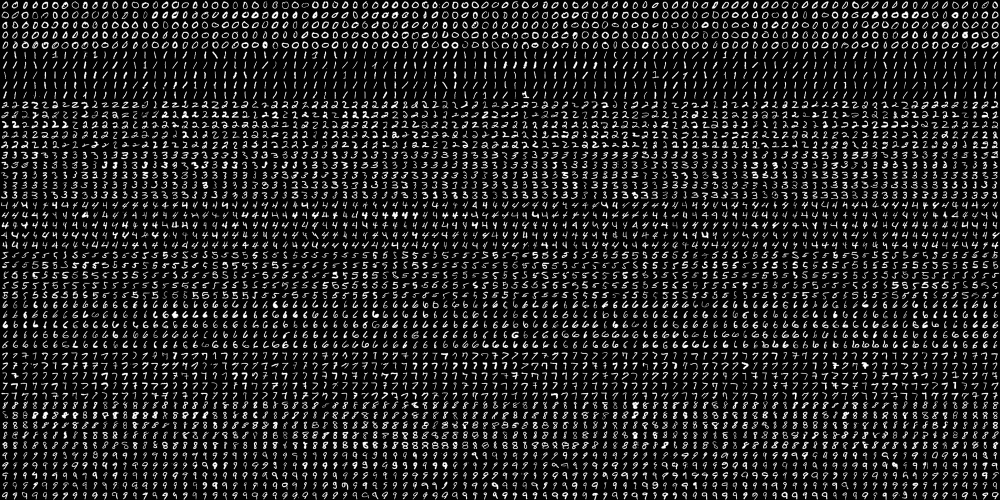
#> input picture digits.png, 2000 x 1000 px (shown at 1/2 size)
$ python test01.py
#> lines starting #> are read from the running program, lines starting #| are printed output that depends on the picture; after the words box and inside, x2 and y2 are one past the last pixel; in counts of white or black regions, pixels touching at a corner belong together
import cv2
import numpy as np

img = cv2.imread('digits.png',0)
#> img is the input picture: shape (1000, 2000); min 0, max 255, mean 33.8
cells = [np.hsplit(row,100) for row in np.vsplit(img,50)]
#> cells = 50 items

x = np.array(cells)
train = x[:,:50].reshape(-1,400).astype(np.float32)
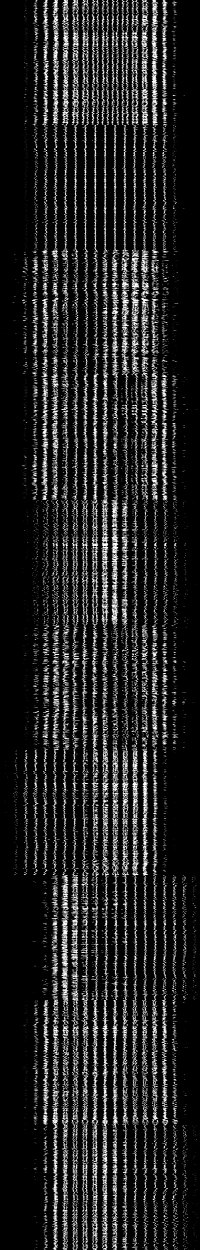
#> train: shape (2500, 400) float32 (shown at 1/2 size); min 0, max 255, mean 33.8
k= np.arange(10)
train_labels = np.repeat(k, 250)[:,np.newaxis]
knn = cv2.ml.KNearest_create()
knn.train(train, 0 ,train_labels)

im= cv2.imread('test02.png')
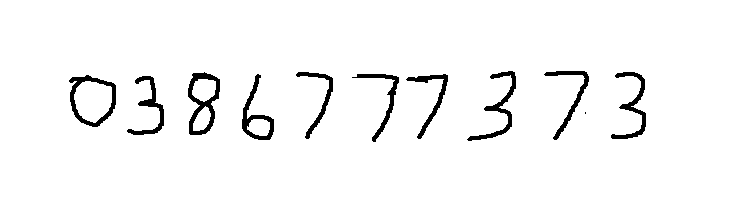
#> input picture test02.png, 749 x 220 px
#> im is the input picture: shape (220, 749, 3); 96.6% white; 11 black regions (1 under 20 px), largest, box (x1, y1, x2, y2) and area: (188, 72, 220, 135) 750, (69, 75, 116, 127) 654, (467, 71, 516, 141) 634
im_gray = cv2.cvtColor(im, cv2.COLOR_BGR2GRAY)
im_gray = cv2.GaussianBlur(im_gray, (5, 5), 0)
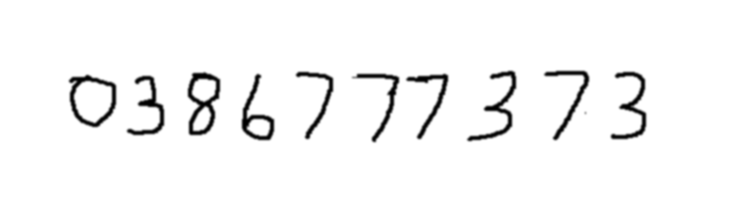
#> im_gray: shape (220, 749); min 0, max 255, mean 246.3
ret, im_th = cv2.threshold(im_gray, 90, 255, cv2.THRESH_BINARY_INV)
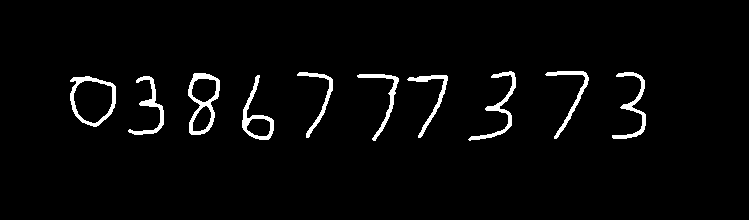
#> im_th: shape (220, 749); 3% white; 10 white regions
ctrs, hier = cv2.findContours(im_th.copy(), cv2.RETR_EXTERNAL, cv2.CHAIN_APPROX_SIMPLE)
#> ctrs = 10 contours; largest, box (x1, y1, x2, y2) and area: (70, 76, 116, 127) 1744, (188, 73, 220, 135) 1340, (242, 75, 274, 140) 740, (468, 71, 516, 141) 426, (612, 72, 646, 139) 392
rects = [cv2.boundingRect(ctr) for ctr in ctrs]
#> rects = [(128, 76, 36, 59), (70, 76, 46, 51), (407, 75, 41, 63), (242, 75, 32, 65), (357, 74, 42, 67), (188, 73, 32, 62), (612, 72, 34, 67), (297, 72, 36, 66), (545, 71, 44, 68), (468, 71, 48, 70)]
for rect in rects:

    cv2.rectangle(im, (rect[0], rect[1]), (rect[0] + rect[2], rect[1] + rect[3]), (0, 255, 0), 3)
    leng = int(rect[3] * 1.6)
    pt1 = int(rect[1] + rect[3] // 2 - leng // 2)
    pt2 = int(rect[0] + rect[2] // 2 - leng // 2)
    roi = im_th[pt1:pt1+leng, pt2:pt2+leng]
    roi = cv2.resize(roi, (20, 20), interpolation=cv2.INTER_AREA)
    roi = cv2.dilate(roi, (3, 3))
    x2 = np.array(roi)
    test2 = x2.reshape(-1,400).astype(np.float32)
    k1,k2,k3,k4 = knn.findNearest(test2,5)
    cv2.putText(im, str(int(k1)), (rect[0], rect[1]),cv2.FONT_HERSHEY_DUPLEX, 2, (0, 250, 255), 2)
#> this loop made 10 passes
#> (rect, leng, pt1, pt2, k1, k2, k3, k4) on passes 1 to 6: ((128, 76, 36, 59), 94, 58, 99, 3, [3], [[3, 3, 3, 3, 3]], [[1683825, 1702987, 1744445, 1765118, 1777826]]), ((70, 76, 46, 51), 81, 61, 53, 0, [0], [[0, 0, 0, 0, 0]], [[1068776, 1391952, 1485113, 1513838, 1554301]]), ((407, 75, 41, 63), 100, 56, 377, 7, [7], [[7, 7, 7, 7, 7]], [[1307233, 1396884, 1459294, 1541769, 1569415]]), ((242, 75, 32, 65), 104, 55, 206, 6, [6], [[6, 6, 4, 6, 0]], [[1570331, 1576186, 1595903, 1633979, 1643946]]), ((357, 74, 42, 67), 107, 54, 325, 7, [7], [[7, 7, 7, 7, 7]], [[1279902, 1320713, 1339134, 1379346, 1426615]]), ((188, 73, 32, 62), 99, 55, 155, 8, [8], [[8, 9, 9, 8, 8]], [[1645801, 1755711, 1797532, 1812504, 1831242]])
#> pass 1, `roi = cv2.dilate(roi, (3, 3))`:
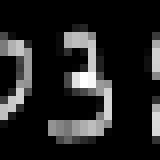
#> roi: shape (20, 20) (shown 8 times larger); min 0, max 255, mean 35
#> pass 2, `roi = im_th[pt1:pt1+leng, pt2:pt2+leng]`:
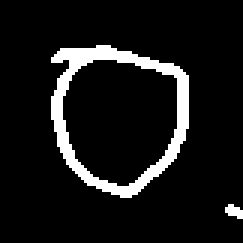
#> roi: shape (81, 81) (shown 3 times larger); 9% white; 2 white regions, box (x1, y1, x2, y2) and area: (17, 15, 63, 66) 573, (75, 68, 81, 73) 20
#> after the loop:
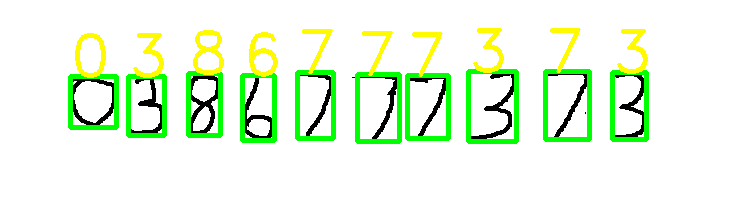
#> im: shape (220, 749, 3); 8.65% of pixels changed, all inside (x1, y1, x2, y2) = (68, 28, 649, 144)
cv2.imshow("Ket Qua Nhan Dang", im)

cv2.waitKey()
